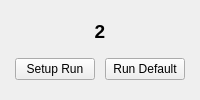
          <widget class="QWidget" name="S2Page2">
           <layout class="QGridLayout" name="gridLayout_36">
            <item row="3" column="0">
             <widget class="QPushButton" name="pushButton_47">
              <property name="sizePolicy">
               <sizepolicy hsizetype="Fixed" vsizetype="Fixed">
                <horstretch>0</horstretch>
                <verstretch>0</verstretch>
               </sizepolicy>
              </property>
              <property name="baseSize">
               <size>
                <width>0</width>
                <height>0</height>
               </size>
              </property>
              <property name="text">
               <string>Setup Run</string>
              </property>
             </widget>
            </item>
            <item row="2" column="0" colspan="2">
             <spacer name="verticalSpacer_45">
              <property name="orientation">
               <enum>Qt::Vertical</enum>
              </property>
              <property name="sizeType">
               <enum>QSizePolicy::Minimum</enum>
              </property>
              <property name="sizeHint" stdset="0">
               <size>
                <width>0</width>
                <height>0</height>
               </size>
              </property>
             </spacer>
            </item>
            <item row="4" column="0" colspan="2">
             <spacer name="verticalSpacer_46">
              <property name="orientation">
               <enum>Qt::Vertical</enum>
              </property>
              <property name="sizeType">
               <enum>QSizePolicy::Minimum</enum>
              </property>
              <property name="sizeHint" stdset="0">
               <size>
                <width>0</width>
                <height>0</height>
               </size>
              </property>
             </spacer>
            </item>
            <item row="1" column="0" colspan="2">
             <widget class="QLabel" name="label_94">
              <property name="sizePolicy">
               <sizepolicy hsizetype="MinimumExpanding" vsizetype="Fixed">
                <horstretch>0</horstretch>
                <verstretch>0</verstretch>
               </sizepolicy>
              </property>
              <property name="minimumSize">
               <size>
                <width>0</width>
                <height>0</height>
               </size>
              </property>
              <property name="font">
               <font>
                <pointsize>14</pointsize>
                <weight>75</weight>
                <bold>true</bold>
               </font>
              </property>
              <property name="text">
               <string>2</string>
              </property>
              <property name="alignment">
               <set>Qt::AlignCenter</set>
              </property>
             </widget>
            </item>
            <item row="3" column="1">
             <widget class="QPushButton" name="pushButton_48">
              <property name="sizePolicy">
               <sizepolicy hsizetype="Fixed" vsizetype="Fixed">
                <horstretch>0</horstretch>
                <verstretch>0</verstretch>
               </sizepolicy>
              </property>
              <property name="sizeIncrement">
               <size>
                <width>0</width>
                <height>0</height>
               </size>
              </property>
              <property name="baseSize">
               <size>
                <width>0</width>
                <height>0</height>
               </size>
              </property>
              <property name="text">
               <string>Run Default</string>
              </property>
             </widget>
            </item>
           </layout>
          </widget>
